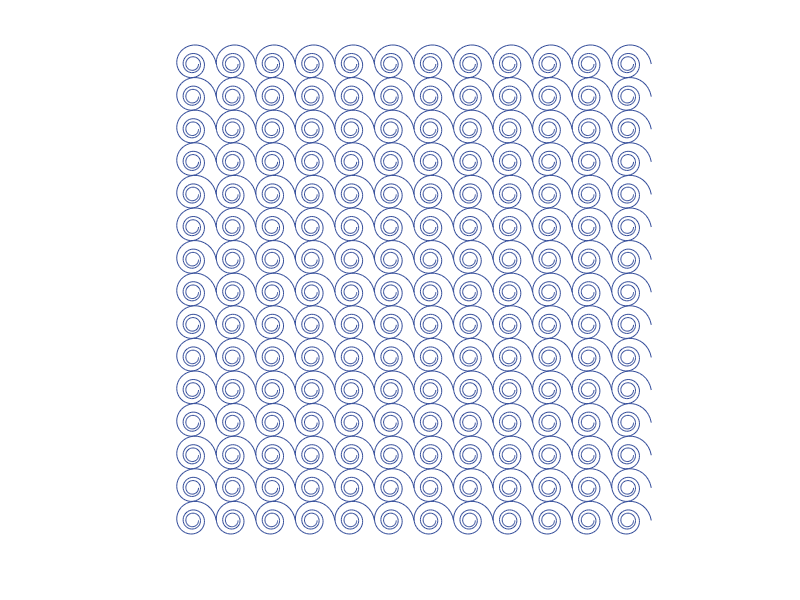

MATLAB code for this plot:
function spiraltile1
%spiral tile
choice = getUserInput(['Enter a choice from 1 to 5:'], 1, 5);
switch choice
    case 1
        upto=4*pi;
        t=linspace(0,upto,100);
        for m=0:upto:16*pi
            for n=0:upto:16*pi
                [x,y]=pol2cart([t; t-pi/2; t+pi; t+pi/2],[t; t; t; t]);
                line(2*n+x([1 3],:)',2*m+y([1 3],:)','color',[0.2 0.3 0.6]);
                line(2*n+x([2 4],:)',2*m+y([2 4],:)','color',[0.8 0.7 0.3]);
            end
        end
        
    case 2
        upto=3*pi;
        t=linspace(0,upto,100);
        for m=0:(upto)^2:150*pi
            for n=0:(upto)^2:150*pi
                [x,y]=pol2cart([t; t-pi/2; t+pi; t+pi/2],[t; t; t; t].^2);
                line(2*n+x([1 3],:)',2*m+y([1 3],:)','color',[0.2 0.3 0.6]);
                line(2*n+x([2 4],:)',2*m+y([2 4],:)','color',[0.8 0.7 0.3]);
            end
        end
        
    case 3
        upto=2*pi;
        t=linspace(0,upto,100);
        for m=0:sqrt(upto):5*pi
            for n=0:sqrt(upto):5*pi
                [x,y]=pol2cart([t; t-pi/2; t+pi; t+pi/2],sqrt([t; t; t; t]));
                line(2*n+x([1 3],:)',2*m+y([1 3],:)','color',[0.2 0.3 0.6]);
                line(2*n+x([2 4],:)',2*m+y([2 4],:)','color',[0.8 0.7 0.3]);
            end
        end
        
    case 4
        t=linspace(0.1*pi,3.0*pi,100);
        r=1./(t);
        [x,y]=pol2cart([t; t-pi/2; t+pi; t+pi/2],[r; r; r; r]);
        x_min=[x(1,1);x(2,1);x(3,1);x(4,1)];
        y_min=[y(1,1);y(2,1);y(3,1);y(4,1)];
        
        x_min=repmat(x_min,1,length(t));
        y_min=repmat(y_min,1,length(t));
        
        x=x-x_min;
        y=y-y_min;
        
        [theta,r]=cart2pol(x,y);
        
        for m=0:(pi):4*pi
            for n=0:(pi):4*pi
                line(2*n+x([1 3],:)',2*m+y([1 3],:)','color',[0.2 0.3 0.6]);
                line(2*n+x([2 4],:)',2*m+y([2 4],:)','color',[0.8 0.7 0.3]);
            end
        end
        
    case 5
        t=linspace(2*pi,8.0*pi,100);
        r=1./(t);
        [x,y]=pol2cart(t,r);
        x_min=min(x);
        y_min=min(y);
        
        x=x-x_min;
        y=y-y_min;
        
        [theta,r]=cart2pol(x,y);
        lenx=length(x);
        max_x=max(x(1,:));
        max_y=max(y(1,:));
        cmap=1-jet(15);
        for m=0:max_y:1*pi
            k=1;rough=-1;
            for n=0:max_x:1*pi
                line(n+x([1],:)',m+y([1],:)','color',[0.2 0.3 0.6]);
                k=k+1;
            end
        end
end
axis equal off
end

function choice = getUserInput(promptStr, minNum, maxNum)
% return the user input and check the range of input
choice = input(promptStr);
if isempty(choice) || ~isnumeric(choice)
    error('enter a number');
elseif (choice < minNum) || (choice > maxNum)
    error(['enter a number between 1 to ' num2str(maxNum)]);
elseif isfloat(choice)
    %if choice is floating point value then truncate the fractional part
    choice = choice - mod(choice,1);
end
end
